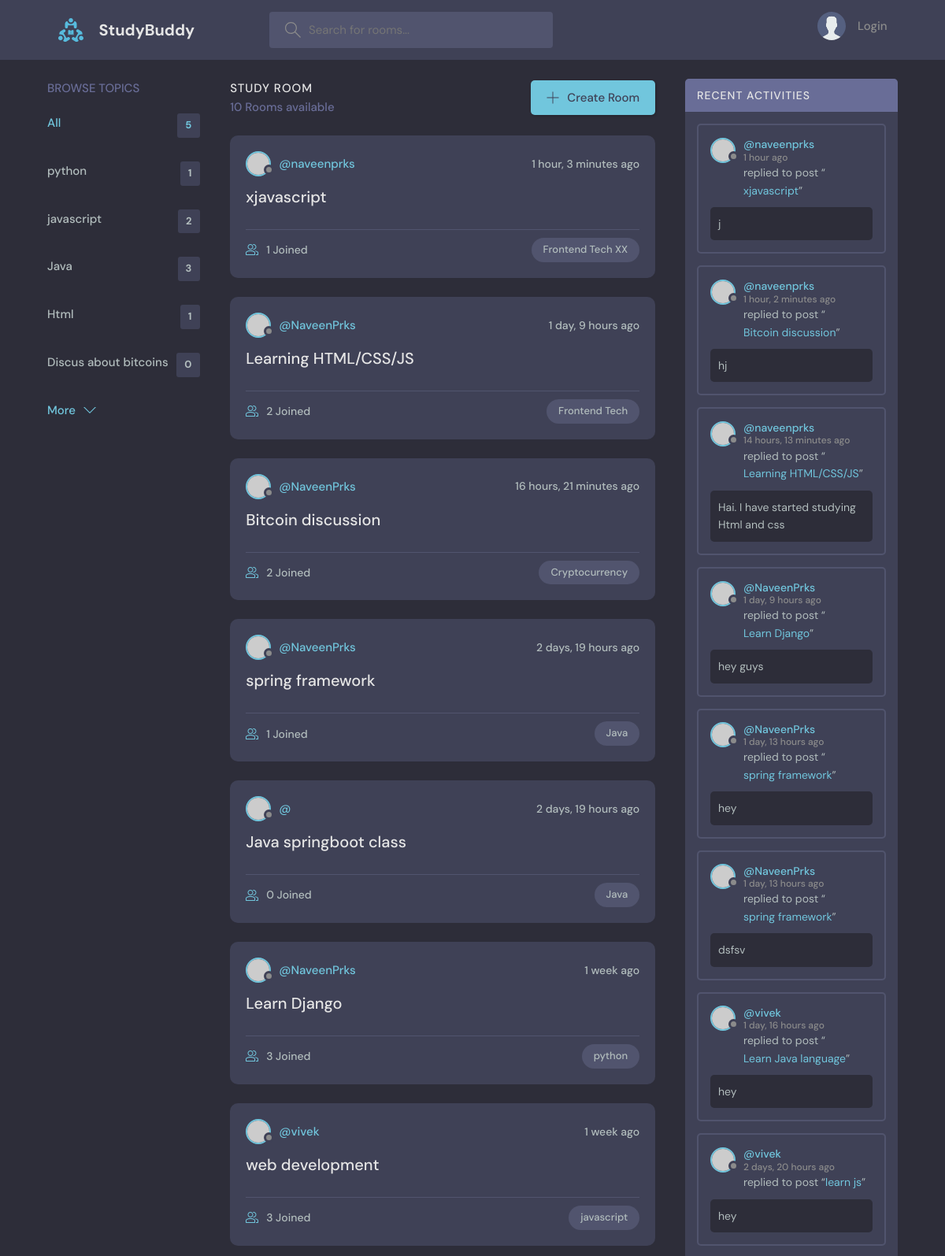
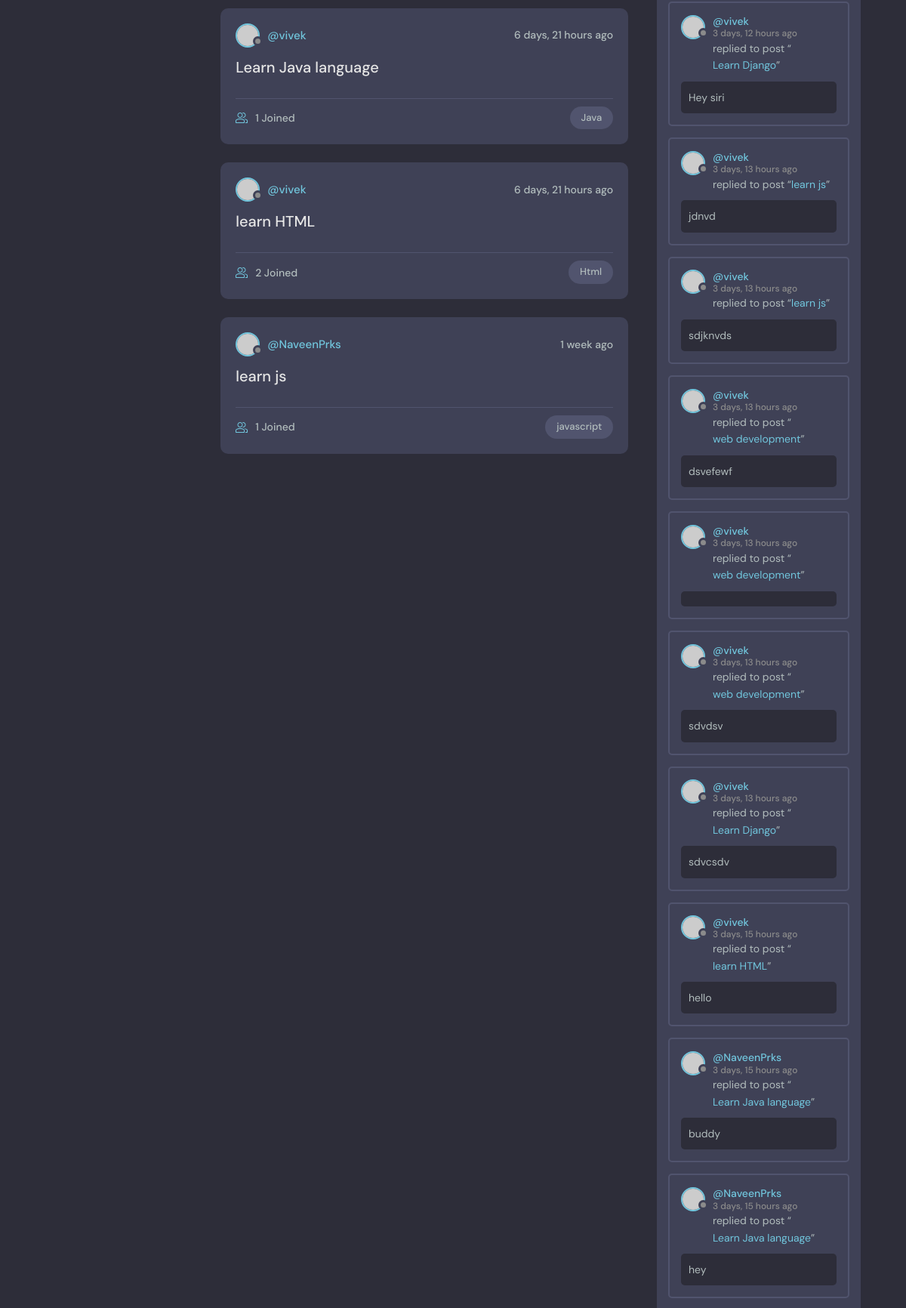
The page / (upper part) on the database its author committed (2 pictures, top to bottom).
### baseApp/models.py (models this page shows, shortened)
class Topic(models.Model):
    name=models.CharField(max_length=200)

class Room(models.Model):
    host=models.ForeignKey(User, on_delete=models.SET_NULL, null=True)
    topic=models.ForeignKey(Topic, on_delete=models.SET_NULL, null=True)
    name=models.CharField(max_length=200)
    description = models.TextField(null=True, blank=True)
    participants=models.ManyToManyField(User, related_name='participants', blank=True)
    updated=models.DateTimeField(auto_now=True)
    created=models.DateTimeField(auto_now_add=True)
    class Meta:
        ordering = ['-updated', '-created']
    def __str__(self):
        return self.name

class Message(models.Model):
    user=models.ForeignKey(User, on_delete=models.CASCADE)
    room=models.ForeignKey(Room, on_delete=models.CASCADE)
    body=models.TextField()
    updated =  models.DateTimeField(auto_now=True)
    cretaed = models.DateTimeField(auto_now_add=True)
    class Meta:
        ordering = ['-updated', '-cretaed']

### baseApp/views.py (the view)
# urls.py: path('', views.home, name='home'),
def home(request):
    q= request.GET.get('q') if request.GET.get('q') != None else ''
    rooms = Room.objects.filter(Q(topic__name__icontains=q) | Q(name__icontains=q) | Q(description__icontains=q))
    topics = Topic.objects.all()[0:5]
    room_messages = Message.objects.filter(Q(room__topic__name__icontains=q))
    room_count = rooms.count()
    context={'rooms':rooms,'topics':topics,'room_count':room_count,'room_messages':room_messages}
    return render(request, 'baseApp/home.html',context )

### baseApp/templates/baseApp/home.html (shortened to what this page needs)
{% extends 'main.html' %} {% block content %}
<main class="layout layout--3">
  <div class="container">
    {% include 'baseApp/topic_component.html' %}
    <div class="roomList">
      <div class="roomList__header">
        <div>
          <h2>Study Room</h2>
          <p>{{rooms.count}} Rooms available</p>
        </div>
        <a class="btn btn--main" href="{% url 'create-room' %}">
          <svg
            version="1.1"
            xmlns="http://www.w3.org/2000/svg"
            width="32"
            height="32"
            viewBox="0 0 32 32"
          >
            <title>add</title>
            <path
              d="M16.943 0.943h-1.885v14.115h-14.115v1.885h14.115v14.115h1.885v-14.115h14.115v-1.885h-14.115v-14.115z"
            ></path>
          </svg>
          Create Room
        </a>
      </div>
      {% include 'baseApp/feed_component.html' %}
    </div>
    {% include 'baseApp/activity_component.html' %}
  </div>
</main>
{% endblock content %}

### baseApp/templates/baseApp/topic_component.html (shortened to what this page needs)
<div class="topics">
  <div class="topics__header">
    <h2>Browse Topics</h2>
  </div>
  <ul class="topics__list">
    <li>
      <a href="{% url 'home' %}" class="active">All <span>{{topics.count}}</span></a>
    </li>
    {% for topic in topics %}
    <li>
      <a href="{% url 'home' %}?q={{topic.name}}"
        >{{topic.name}}<span>{{topic.room_set.all.count}}</span></a
      >
    </li>
    {% endfor %}
  </ul>
  <a class="btn btn--link" href="{% url 'topics-list' %}">
    More
    <svg
      version="1.1"
      xmlns="http://www.w3.org/2000/svg"
      width="32"
      height="32"
      viewBox="0 0 32 32"
    >
      <title>chevron-down</title>
      <path d="M16 21l-13-13h-3l16 16 16-16h-3l-13 13z"></path>
    </svg>
  </a>
</div>

### baseApp/templates/baseApp/feed_component.html (shortened to what this page needs)
 {% for room in rooms %}
<div class="roomListRoom">
  <div class="roomListRoom__header">
    <a href="{% url 'user-profile' user.id %}" class="roomListRoom__author">
      <div class="avatar avatar--small">
        <img src="https://randomuser.me/api/portraits/women/11.jpg" />
      </div>
      <span>@{{room.host.username}}</span>
    </a>
    <div class="roomListRoom__actions">
      <span>{{room.created | timesince}} ago</span>
    </div>
  </div>
  <div class="roomListRoom__content">
    <a href="{% url 'room' room.id %}">{{room.name}}</a>
  </div>
  <div class="roomListRoom__meta">
    <a href="{% url 'room' room.id %} " class="roomListRoom__joined">
      {{room.participants.all.count}} Joined
    </a>
    <p class="roomListRoom__topic">{{room.topic.name}}</p>
  </div>
</div>
{% endfor %}

### baseApp/templates/baseApp/activity_component.html (shortened to what this page needs)
<div class="activities">
  <div class="activities__header">
    <h2>Recent Activities</h2>
  </div>
  {% for message in room_messages %}
  <div class="activities__box">
    <div class="activities__boxHeader roomListRoom__header">
      <a href="{% url 'user-profile' message.user.id %}" class="roomListRoom__author">
        <div class="avatar avatar--small">
          <img src="https://randomuser.me/api/portraits/women/11.jpg" />
        </div>
        <p>
          @{{message.user}}
          <span>{{message.cretaed | timesince}} ago</span>
        </p>
      </a>
    </div>
    <div class="activities__boxContent">
      <p>
        replied to post “<a href="{% url 'room' message.room.id %}">{{message.room}}</a
        >”
      </p>
      <div class="activities__boxRoomContent">
       {{message.body}}
      </div>
    </div>
  </div>
  {% endfor %}
</div>

### rows shown on the page
Topic: name "python", room_set.all.count "1"
Topic: name "javascript", room_set.all.count "2"
Topic: name "Java", room_set.all.count "3"
Topic: name "Html", room_set.all.count "1"
Topic: name "Discus about bitcoins", room_set.all.count "0"
Room: host.username "naveenprks", created "1 hour, 3 minutes", name "xjavascript", participants.all.count "1", topic.name "Frontend Tech XX"
Room: host.username "NaveenPrks", created "1 day, 9 hours", name "Learning HTML/CSS/JS", participants.all.count "2", topic.name "Frontend Tech"
Room: host.username "NaveenPrks", created "16 hours, 21 minutes", name "Bitcoin discussion", participants.all.count "2", topic.name "Cryptocurrency"
Room: host.username "NaveenPrks", created "2 days, 19 hours", name "spring framework", participants.all.count "1", topic.name "Java"
Room: created "2 days, 19 hours", name "Java springboot class", participants.all.count "0", topic.name "Java"
Room: host.username "NaveenPrks", created "1 week", name "Learn Django", participants.all.count "3", topic.name "python"
Room: host.username "vivek", created "1 week", name "web development", participants.all.count "3", topic.name "javascript"
Room: host.username "vivek", created "6 days, 21 hours", name "Learn Java language", participants.all.count "1", topic.name "Java"
Room: host.username "vivek", created "6 days, 21 hours", name "learn HTML", participants.all.count "2", topic.name "Html"
Room: host.username "NaveenPrks", created "1 week", name "learn js", participants.all.count "1", topic.name "javascript"
Message: user "naveenprks", cretaed "1 hour", room "xjavascript", body "j"
Message: user "naveenprks", cretaed "1 hour, 2 minutes", room "Bitcoin discussion", body "hj"
Message: user "naveenprks", cretaed "14 hours, 13 minutes", room "Learning HTML/CSS/JS", body "Hai. I have started studying Html and css"
Message: user "NaveenPrks", cretaed "1 day, 9 hours", room "Learn Django", body "hey guys"
Message: user "NaveenPrks", cretaed "1 day, 13 hours", room "spring framework", body "hey"
Message: user "NaveenPrks", cretaed "1 day, 13 hours", room "spring framework", body "dsfsv"
Message: user "vivek", cretaed "1 day, 16 hours", room "Learn Java language", body "hey"
Message: user "vivek", cretaed "2 days, 20 hours", room "learn js", body "hey"
Message: user "vivek", cretaed "3 days, 12 hours", room "Learn Django", body "Hey siri"
Message: user "vivek", cretaed "3 days, 13 hours", room "learn js", body "jdnvd"
Message: user "vivek", cretaed "3 days, 13 hours", room "learn js", body "sdjknvds"
Message: user "vivek", cretaed "3 days, 13 hours", room "web development", body "dsvefewf"
Message: user "vivek", cretaed "3 days, 13 hours", room "web development"
Message: user "vivek", cretaed "3 days, 13 hours", room "web development", body "sdvdsv"
Message: user "vivek", cretaed "3 days, 13 hours", room "Learn Django", body "sdvcsdv"
Message: user "vivek", cretaed "3 days, 15 hours", room "learn HTML", body "hello"
Message: user "NaveenPrks", cretaed "3 days, 15 hours", room "Learn Java language", body "buddy"
Message: user "NaveenPrks", cretaed "3 days, 15 hours", room "Learn Java language", body "hey"

### other values the page prints
{{ topics.count }} "5"
{{ rooms.count }} "10"
